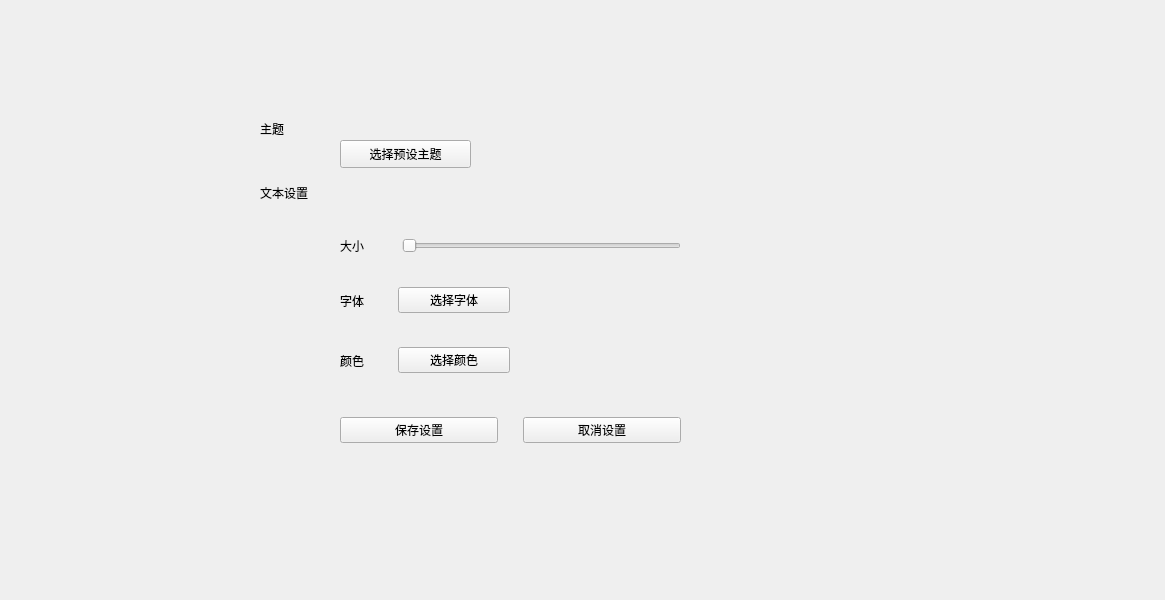
<?xml version="1.0" encoding="UTF-8"?>
<ui version="4.0">
 <class>Settings</class>
 <widget class="QWidget" name="Settings">
  <property name="geometry">
   <rect>
    <x>0</x>
    <y>0</y>
    <width>1165</width>
    <height>600</height>
   </rect>
  </property>
  <property name="windowTitle">
   <string>Form</string>
  </property>
  <widget class="QWidget" name="verticalLayoutWidget">
   <property name="geometry">
    <rect>
     <x>260</x>
     <y>100</y>
     <width>101</width>
     <height>121</height>
    </rect>
   </property>
   <layout class="QVBoxLayout" name="verticalLayout">
    <item>
     <widget class="QLabel" name="label">
      <property name="text">
       <string>主题</string>
      </property>
     </widget>
    </item>
    <item>
     <widget class="QLabel" name="textsettings_lb">
      <property name="text">
       <string>文本设置</string>
      </property>
     </widget>
    </item>
   </layout>
  </widget>
  <widget class="QWidget" name="horizontalLayoutWidget_2">
   <property name="geometry">
    <rect>
     <x>340</x>
     <y>220</y>
     <width>341</width>
     <height>51</height>
    </rect>
   </property>
   <layout class="QHBoxLayout" name="size_layout" stretch="2,10">
    <item>
     <widget class="QLabel" name="size_lb">
      <property name="text">
       <string>大小</string>
      </property>
     </widget>
    </item>
    <item>
     <widget class="QSlider" name="size_slider">
      <property name="orientation">
       <enum>Qt::Horizontal</enum>
      </property>
     </widget>
    </item>
   </layout>
  </widget>
  <widget class="QWidget" name="horizontalLayoutWidget">
   <property name="geometry">
    <rect>
     <x>340</x>
     <y>270</y>
     <width>341</width>
     <height>61</height>
    </rect>
   </property>
   <layout class="QHBoxLayout" name="font_layout" stretch="1,4,5">
    <property name="spacing">
     <number>30</number>
    </property>
    <item>
     <widget class="QLabel" name="font_label">
      <property name="text">
       <string>字体</string>
      </property>
     </widget>
    </item>
    <item>
     <widget class="QPushButton" name="fontType_btn">
      <property name="text">
       <string>选择字体</string>
      </property>
     </widget>
    </item>
    <item>
     <widget class="QLabel" name="empty_2">
      <property name="text">
       <string/>
      </property>
     </widget>
    </item>
   </layout>
  </widget>
  <widget class="QWidget" name="horizontalLayoutWidget_3">
   <property name="geometry">
    <rect>
     <x>340</x>
     <y>400</y>
     <width>341</width>
     <height>61</height>
    </rect>
   </property>
   <layout class="QHBoxLayout" name="buttons_layout">
    <property name="spacing">
     <number>25</number>
    </property>
    <item>
     <widget class="QPushButton" name="save_btn">
      <property name="text">
       <string>保存设置</string>
      </property>
     </widget>
    </item>
    <item>
     <widget class="QPushButton" name="cancel_btn">
      <property name="text">
       <string>取消设置</string>
      </property>
     </widget>
    </item>
   </layout>
  </widget>
  <widget class="QWidget" name="horizontalLayoutWidget_4">
   <property name="geometry">
    <rect>
     <x>340</x>
     <y>330</y>
     <width>341</width>
     <height>61</height>
    </rect>
   </property>
   <layout class="QHBoxLayout" name="color_layout" stretch="1,4,5">
    <property name="spacing">
     <number>30</number>
    </property>
    <item>
     <widget class="QLabel" name="color_lb">
      <property name="text">
       <string>颜色</string>
      </property>
     </widget>
    </item>
    <item>
     <widget class="QPushButton" name="choosecol_btn">
      <property name="text">
       <string>选择颜色</string>
      </property>
     </widget>
    </item>
    <item>
     <widget class="QLabel" name="empty">
      <property name="text">
       <string/>
      </property>
     </widget>
    </item>
   </layout>
  </widget>
  <widget class="QPushButton" name="choosethemebtn">
   <property name="geometry">
    <rect>
     <x>340</x>
     <y>140</y>
     <width>131</width>
     <height>28</height>
    </rect>
   </property>
   <property name="text">
    <string>选择预设主题</string>
   </property>
  </widget>
 </widget>
 <resources/>
 <connections/>
 <slots>
  <slot>chooseTheme()</slot>
  <slot>chooseFontColor()</slot>
  <slot>toPeosonInfo()</slot>
  <slot>chooseFontSize()</slot>
  <slot>chooseFontType()</slot>
 </slots>
</ui>
